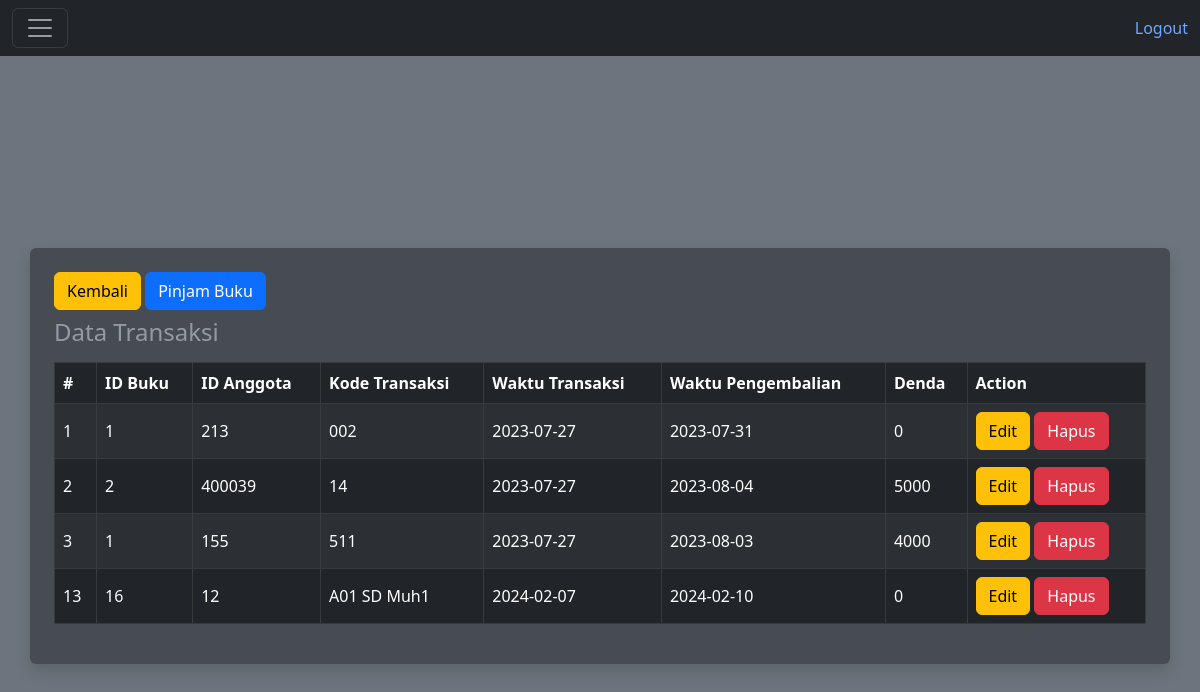
The app's page /pages/transaksi/p_transaksi.php (signed in) with its own data.
### tables this page shows
CREATE TABLE `t_peminjaman_detail` (
  `id` int(11) NOT NULL,
  `id_buku` int(11) NOT NULL,
  `id_anggota` int(11) NOT NULL,
  `kode_transaksi` varchar(45) NOT NULL,
  `waktu_transaksi` date NOT NULL,
  `waktu_pengembalian` date NOT NULL,
  `denda` varchar(45) NOT NULL
);

### pages/transaksi/p_transaksi.php (the view, shortened to what this page needs)
<!DOCTYPE html>
<html lang="en" data-bs-theme="dark">
<head>
    <link rel="stylesheet" href="https://cdn.jsdelivr.net/npm/bootstrap@5.3.0/dist/css/bootstrap.min.css">
</head>
<body class="bg-secondary">
<?php
    include '../../functions/koneksi.php';
?>
<nav class="navbar navbar-dark bg-dark">
  <div class="container-fluid">
    <button class="navbar-toggler" type="button" data-bs-toggle="collapse" data-bs-target="#navbarToggleExternalContent" aria-controls="navbarToggleExternalContent" aria-expanded="false" aria-label="Toggle navigation">
      <span class="navbar-toggler-icon"></span>
    </button>
    <a class="link-offset-2 link-offset-3-hover link-underline-warning link-underline-opacity-0 link-underline-opacity-75-hover" href="../../functions/logout.php">Logout</a>
  </div>
</nav>
<div class="min-vh-100 d-flex flex-column justify-content-center align-items-center">
    <div class="container-sm p-4 bg-dark bg-opacity-50 rounded shadow">
        <a class="btn btn-warning" href="../../main.php">Kembali</a>
        <a class="btn btn-primary" href="p_pinjam.php">Pinjam Buku</a>
            <div class="table-reponsive overflow-auto">
                <table class="table table-dark table-striped table-bordered align-middle caption-top">
                    <caption class="text-start">
                        <h4>Data Transaksi</h4>
                    </caption>
                    <thead>
                        <tr>
                            <th scope="col">#</th>
                            <th scope="col">ID Buku</th>
                            <th scope="col">ID Anggota</th>
                            <th scope="col">Kode Transaksi</th>
                            <th scope="col">Waktu Transaksi</th>
                            <th scope="col">Waktu Pengembalian</th>
                            <th scope="col">Denda</th>
                            <th scope="col">Action</th>
                        </tr>
                    </thead>
                    <tbody>
                      <?php
                      $sql = "SELECT * FROM t_peminjaman_detail";
                      $result = mysqli_query($conn, $sql);
                      foreach($result as $row){
                            $selisih = strtotime($row["waktu_pengembalian"]) - strtotime($row["waktu_transaksi"]);
                            $hari = floor($selisih / (60 * 60 * 24));
                            $denda = $row["denda"];
                            $totaldenda = 0;
                            if ($hari > 3) {
                              $totaldenda = ($hari - 3) * $denda;
                            }
                      ?>
                        <tr>
                            <td scope="row"><?php echo $row['id']; ?></td>
                            <td><?php echo $row['id_buku']; ?></td>
                            <td><?php echo $row['id_anggota']; ?></td>
                            <td><?php echo $row['kode_transaksi']; ?></td>
                            <td><?php echo $row['waktu_transaksi']; ?></td>
                            <td><?php echo $row['waktu_pengembalian']; ?></td>
                            <td><?php echo $totaldenda ?></td>
                            <td>
                              <a href="edit.php?id=<?php echo $row['id']; ?>" class="btn btn-warning">Edit</a>
                              <a href="hapus.php?id=<?php echo $row['id']; ?>" class="btn btn-danger">Hapus</a>
                            </td>
                        </tr>
                      <?php
                      }
                      ?>
                    </tbody>
                </table>
            </div>
    </div>
</div>
</body>
</html>

### records on screen
t_peminjaman_detail: id "1", id_buku "1", id_anggota "213", kode_transaksi "002", waktu_transaksi "2023-07-27", waktu_pengembalian "2023-07-31", denda "0"
t_peminjaman_detail: id "2", id_buku "2", id_anggota "400039", kode_transaksi "14", waktu_transaksi "2023-07-27", waktu_pengembalian "2023-08-04", totaldenda "5000"
t_peminjaman_detail: id "3", id_buku "1", id_anggota "155", kode_transaksi "511", waktu_transaksi "2023-07-27", waktu_pengembalian "2023-08-03", totaldenda "4000"
t_peminjaman_detail: id "13", id_buku "16", id_anggota "12", kode_transaksi "A01 SD Muh1", waktu_transaksi "2024-02-07", waktu_pengembalian "2024-02-10", totaldenda "0"
